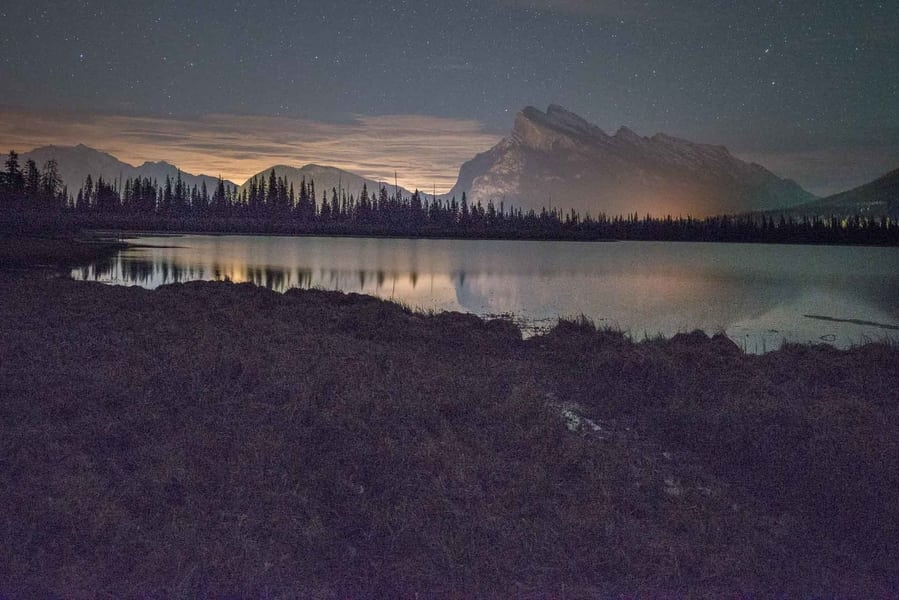
#> input picture bosque_p1.jpg, 899 x 600 px
$ jupyter execute lab2.ipynb   (older library calls are emulated)
#> lines starting #> are read from the running program, lines starting #| are printed output that depends on the picture; after the words box and inside, x2 and y2 are one past the last pixel; in counts of white or black regions, pixels touching at a corner belong together
# Laboratorio 2:

## Librerías

[cell 1]
import cv2
import numpy as np
import tkinter as tk
from tkinter import Tk, filedialog
from matplotlib import pyplot as plt
from mpl_toolkits.mplot3d import Axes3D

## Problema #1:

[cell 2]
def binarizar_imagen(imagen, metodo, umbral_fijo=None):
    """
    Binariza una imagen usando diferentes métodos.
    """
    if metodo == 'otsu':
        _, imagen_binarizada = cv2.threshold(imagen, 0, 255, cv2.THRESH_BINARY + cv2.THRESH_OTSU)
    elif metodo == 'media':
        umbral = np.mean(imagen)
        _, imagen_binarizada = cv2.threshold(imagen, umbral, 255, cv2.THRESH_BINARY)
    elif metodo == 'mediana':
        umbral = np.median(imagen)
        _, imagen_binarizada = cv2.threshold(imagen, umbral, 255, cv2.THRESH_BINARY)
    elif metodo == 'fijo':
        if umbral_fijo is None or not (0 <= umbral_fijo <= 255):
            raise ValueError("El valor de umbral fijo debe estar entre 0 y 255.")
        _, imagen_binarizada = cv2.threshold(imagen, umbral_fijo, 255, cv2.THRESH_BINARY)
    else:
        raise ValueError("Método no reconocido.")
    return imagen_binarizada

[cell 3]
def mostrar_imagen_binarizada(imagen_original, imagen_binarizada, metodo):
    """
    Muestra la imagen original y la imagen binarizada.
    """
    fig, axes = plt.subplots(1, 2, figsize=(8, 4))
    axes[0].imshow(imagen_original, cmap='gray')
    axes[0].set_title('Imagen Original')
    axes[0].axis('off')

    axes[1].imshow(imagen_binarizada, cmap='gray')
    axes[1].set_title(f'Imagen Binarizada - Método: {metodo}')
    axes[1].axis('off')

    plt.tight_layout()
    plt.show()

[cell 4]
def binarizar_imagen_interactivo():
    """
    Binariza una imagen después de preguntar al usuario sobre las características de la imagen.
    """
    # Seleccionar la imagen
    root = tk.Tk()
    root.withdraw()
    ruta_imagen = filedialog.askopenfilename(
        title="Seleccione una imagen",
        filetypes=[("Archivos de imagen", "*.jpg *.jpeg *.png *.bmp *.gif")]
    )

    # Verificar si se seleccionó una imagen
    if not ruta_imagen:
        print("No se seleccionó ninguna imagen.")
        return

    imagen = cv2.imread(ruta_imagen, cv2.IMREAD_GRAYSCALE)

    if imagen is None:
        print("Error al cargar la imagen. Verifica la ruta.")
        return

    print("Características de la imagen:")
    print("1. Contraste alto (objetos bien definidos, fondo oscuro)")
    print("2. Contraste bajo (objetos poco definidos, fondo similar)")
    print("3. Ruido presente (granulado o puntos aleatorios)")
    print("4. Prefiero especificar un umbral fijo")

    while True:
        try:
            opcion = int(input("Selecciona la opción que mejor describe tu imagen (1-4): "))
            if 1 <= opcion <= 4:
                break
            else:
                print("Opción inválida. Ingresa un número del 1 al 4.")
        except ValueError:
            print("Entrada inválida. Por favor, ingresa un número.")

    if opcion == 4:  # Método fijo
        while True:
            try:
                umbral_fijo = int(input("Ingresa el valor de umbral fijo (0-255): "))
                if 0 <= umbral_fijo <= 255:
                    break
                else:
                    print("Valor de umbral inválido. Ingresa un número entre 0 y 255.")
            except ValueError:
                print("Entrada inválida. Por favor, ingresa un número.")

        metodo = "fijo"
        imagen_binarizada = binarizar_imagen(imagen, metodo, umbral_fijo=umbral_fijo)
    else:
        metodos = ["otsu", "media", "mediana"]
        metodo = metodos[opcion - 1]
        imagen_binarizada = binarizar_imagen(imagen, metodo)

    # Mostrar el método utilizado en la imagen binarizada
    print(f"Método utilizado: {metodo}")

    mostrar_imagen_binarizada(imagen, imagen_binarizada, metodo)

### Instrucciones

- **Selecciona una Imagen:** Aparecerá un cuadro de diálogo para seleccionar la imagen que deseas binarizar.
- **Selecciona el Método de Binarización:** Elige el método que mejor describe la imagen:
    * 1: Contraste alto (Otsu)
    * 2: Contraste bajo (Media)
    * 3: Ruido presente (Mediana)
    * 4: Especificar umbral fijo
Si seleccionas el método fijo: Introduce el valor de umbral fijo (0-255).
- **Ver Resultados:** Después de seleccionar el método y ajustar el umbral si es necesario, el script mostrará la imagen original y la imagen binarizada utilizando el método elegido.

[cell 5]
binarizar_imagen_interactivo()
#> the answer given: bosque_p1.jpg
#> in binarizar_imagen_interactivo, `imagen = cv2.imread(ruta_imagen, cv2.IMREAD_GRAYSCALE)`:
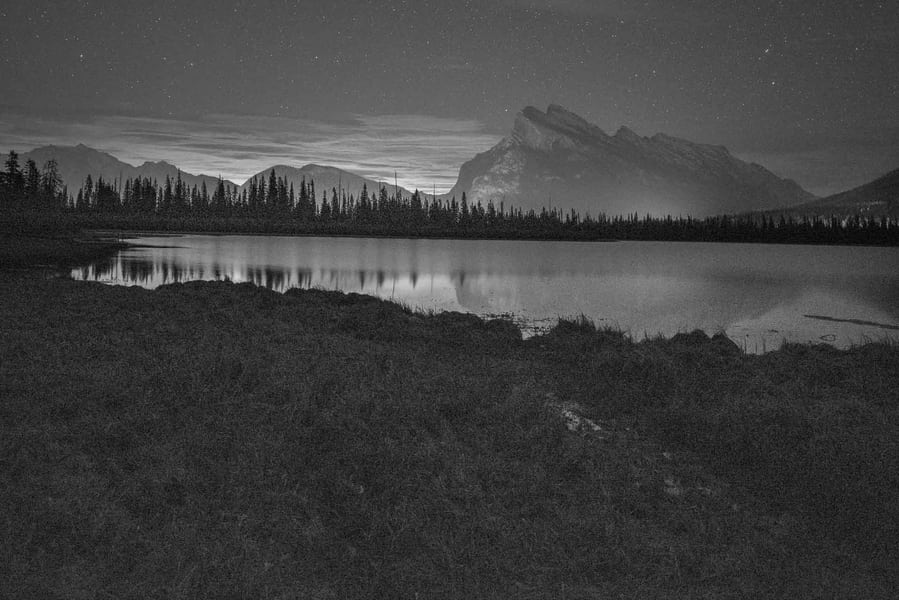
#> imagen: shape (600, 899); min 0, max 241, mean 65.3
#> the loop in binarizar_imagen_interactivo, `while True:` made 1 pass; the answer given on pass 1: 1
#> in binarizar_imagen, `_, imagen_binarizada = cv2.threshold(imagen, 0, 255, cv2.THRESH_BINARY..`:
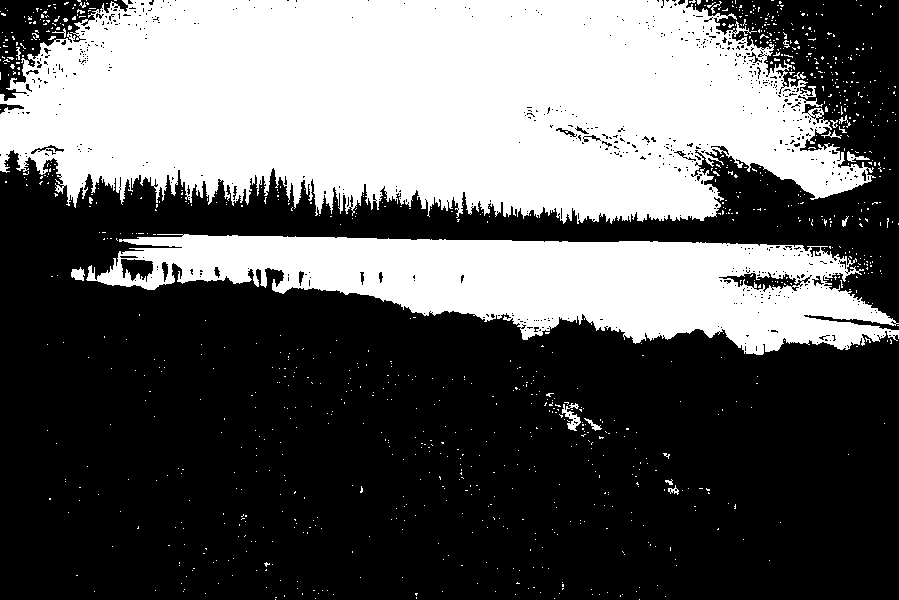
#> imagen_binarizada: shape (600, 899); 37.9% white; 1036 white regions (1016 under 20 px), largest, box (x1, y1, x2, y2) and area: (0, 0, 876, 224) 147852, (86, 234, 899, 355) 52934, (562, 403, 581, 431) 226
#> in mostrar_imagen_binarizada, `plt.show()`:
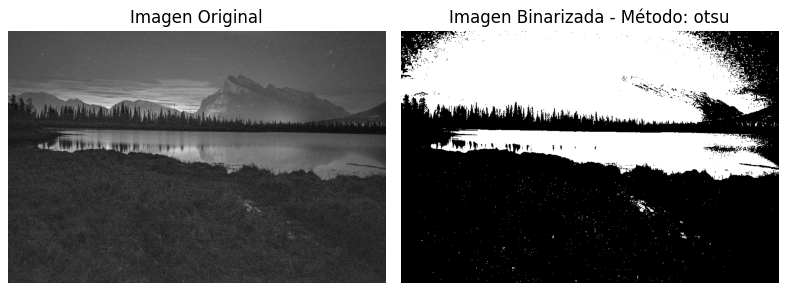
#> figure drawn by matplotlib, 2 panels

[cell 6]
binarizar_imagen_interactivo()
#> the answer given: flor_p4.jpg
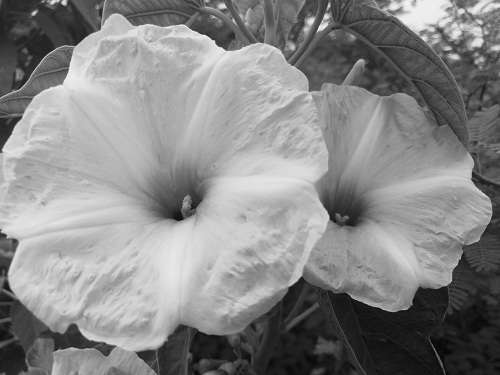
#> input picture flor_p4.jpg, 500 x 375 px
#> in binarizar_imagen_interactivo, imagen is the input picture: shape (375, 500); min 0, max 255, mean 134.8
#> the loop in binarizar_imagen_interactivo (call 2), `while True:` made 1 pass; the answer given on pass 1: 1
#> call 2 of binarizar_imagen, with metodo = 'otsu'
#> in binarizar_imagen (call 2), `_, imagen_binarizada = cv2.threshold(imagen, 0, 255, cv2.THRESH_BINARY..`:
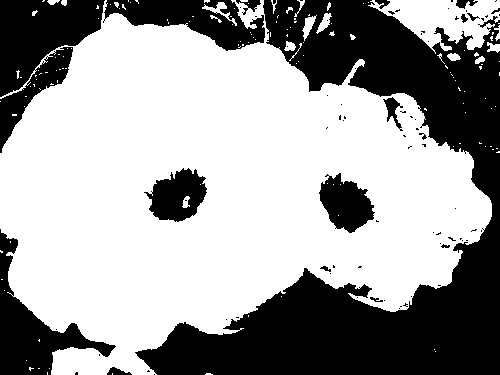
#> imagen_binarizada: shape (375, 500); 62.3% white; 80 black regions (62 under 20 px), largest, box (x1, y1, x2, y2) and area: (135, 0, 500, 375) 48082, (0, 0, 105, 153) 8163, (0, 229, 116, 375) 5051

[cell 7]
binarizar_imagen_interactivo()
#> the answer given: flor_p4.jpg
#> the answer given: flor_p4.jpg
#> the answer given: flor_p4.jpg

## Problema 2:

[cell 8]
def seleccionar_imagen(titulo="Seleccione una imagen"):
    """
    Abre un diálogo para seleccionar una imagen y la carga.
    """
    Tk().withdraw()
    ruta_imagen = filedialog.askopenfilename(
        title=titulo,
        filetypes=[("Archivos de imagen", "*.jpg *.jpeg *.png *.bmp *.gif")]
    )

    if not ruta_imagen:
        print("No se seleccionó ninguna imagen.")
        return None

    imagen = cv2.imread(ruta_imagen)

    if imagen is None:
        print("Error al cargar la imagen. Verifica la ruta.")

    return imagen

[cell 9]
def mostrar_imagenes(imagen1, imagen2, resultado_suma, resultado_resta, resultado_and, resultado_or, resultado_xor):
    """
    Muestra dos imágenes originales y los resultados de las operaciones aritméticas y lógicas.
    """
    fig, axes = plt.subplots(2, 4, figsize=(16, 8))

    # Imagen 1 Original
    axes[0, 0].imshow(cv2.cvtColor(imagen1, cv2.COLOR_BGR2RGB))
    axes[0, 0].set_title('Imagen 1 Original')
    axes[0, 0].axis('off')

    # Imagen 2 Original
    axes[0, 1].imshow(cv2.cvtColor(imagen2, cv2.COLOR_BGR2RGB))
    axes[0, 1].set_title('Imagen 2 Original')
    axes[0, 1].axis('off')

    # Resultado de Suma
    axes[0, 2].imshow(resultado_suma, cmap='gray')
    axes[0, 2].set_title('Suma')
    axes[0, 2].axis('off')

    # Resultado de Resta
    axes[1, 0].imshow(resultado_resta, cmap='gray')
    axes[1, 0].set_title('Resta')
    axes[1, 0].axis('off')

    # Resultado de AND
    axes[1, 1].imshow(resultado_and, cmap='gray')
    axes[1, 1].set_title('AND')
    axes[1, 1].axis('off')

    # Resultado de OR
    axes[1, 2].imshow(resultado_or, cmap='gray')
    axes[1, 2].set_title('OR')
    axes[1, 2].axis('off')

    # Resultado de XOR
    axes[1, 3].imshow(resultado_xor, cmap='gray')
    axes[1, 3].set_title('XOR')
    axes[1, 3].axis('off')

    # Ocultar ejes vacíos en la columna 3
    for ax in axes.flat:
        if not ax.has_data():
            ax.axis('off')

    plt.tight_layout()
    plt.show()

[cell 10]
def obtener_metodo_binarizacion():
    """
    Permite al usuario seleccionar un método de binarización.
    """
    print("Métodos de binarización disponibles:")
    print("1. Otsu")
    print("2. Media")
    print("3. Mediana")
    print("4. Fijo")

    while True:
        try:
            opcion = int(input("Selecciona el método de binarización (1-4): "))
            if opcion in [1, 2, 3, 4]:
                if opcion == 4:
                    while True:
                        try:
                            umbral_fijo = int(input("Ingresa el valor de umbral fijo (0-255): "))
                            if 0 <= umbral_fijo <= 255:
                                return "fijo", umbral_fijo
                            else:
                                print("Valor de umbral inválido. Ingresa un número entre 0 y 255.")
                        except ValueError:
                            print("Entrada inválida. Por favor, ingresa un número.")
                else:
                    metodos = ["otsu", "media", "mediana"]
                    return metodos[opcion - 1], None
            else:
                print("Opción inválida. Ingresa un número del 1 al 4.")
        except ValueError:
            print("Entrada inválida. Por favor, ingresa un número.")

[cell 11]
def realizar_operaciones(imagen1, imagen2):
    """
    Realiza operaciones aritméticas y lógicas entre dos imágenes a color del mismo tamaño.
    """
    if imagen1.shape != imagen2.shape:
        raise ValueError("Las imágenes deben tener el mismo tamaño.")

    # Convertir las imágenes a escala de grises
    imagen1_gray = cv2.cvtColor(imagen1, cv2.COLOR_BGR2GRAY)
    imagen2_gray = cv2.cvtColor(imagen2, cv2.COLOR_BGR2GRAY)

    # Obtener el método de binarización
    metodo, umbral_fijo = obtener_metodo_binarizacion()
#> the loop in obtener_metodo_binarizacion, `while True:` made 1 pass; the answer given on pass 1: 1

    # Binarizar las imágenes
    imagen1_bin = binarizar_imagen(imagen1_gray, metodo, umbral_fijo)
    imagen2_bin = binarizar_imagen(imagen2_gray, metodo, umbral_fijo)

    # Realizar operaciones
    resultado_suma = cv2.add(imagen1_bin, imagen2_bin)
    resultado_resta = cv2.subtract(imagen1_bin, imagen2_bin)
#> resultado_resta: shape (375, 500); every value is 0
    resultado_and = cv2.bitwise_and(imagen1_bin, imagen2_bin)
    resultado_or = cv2.bitwise_or(imagen1_bin, imagen2_bin)
    resultado_xor = cv2.bitwise_xor(imagen1_bin, imagen2_bin)

    # Mostrar resultados
    mostrar_imagenes(imagen1, imagen2, resultado_suma, resultado_resta, resultado_and, resultado_or, resultado_xor)
#> the answer given: flor_p4.jpg

[cell 12]
if __name__ == "__main__":
    imagen1 = seleccionar_imagen("Seleccione la primera imagen")
    imagen2 = seleccionar_imagen("Seleccione la segunda imagen")

    if imagen1 is not None and imagen2 is not None:
        realizar_operaciones(imagen1, imagen2)

# Problema 3:

[cell 13]
def mostrar_imagen_3d(imagen):
    """
    Muestra una imagen en escala de grises en 3 dimensiones.
    Los ejes X e Y representan el dominio espacial de la imagen y el eje Z representa la intensidad del color gris de cada pixel.
    """
    if imagen is None:
        print("La imagen no está cargada.")
        return

    # Crear una malla de coordenadas X e Y
    x = np.arange(imagen.shape[1])
#> x = 500 values from 0 to 499
    y = np.arange(imagen.shape[0])
#> y = 375 values from 0 to 374
    X, Y = np.meshgrid(x, y)

    # Crear la figura y el eje 3D
    fig = plt.figure()
    ax = fig.add_subplot(111, projection='3d')

    # Crear el gráfico 3D
    ax.plot_surface(X, Y, imagen, cmap='gray')
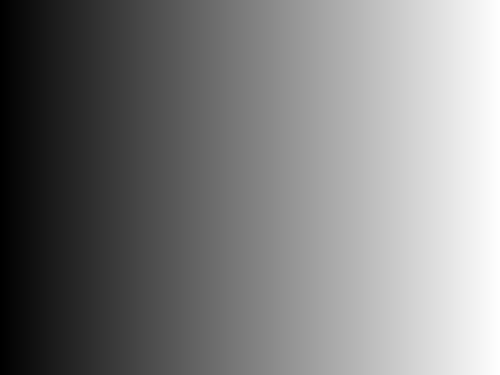
#> X: shape (375, 500) int64; min 0, max 499, mean 249.5; drawn with min black and max white

    # Etiquetas de los ejes
    ax.set_xlabel('Eje X')
    ax.set_ylabel('Eje Y')
    ax.set_zlabel('Intensidad')

    plt.title('Imagen en 3D')
    plt.show()
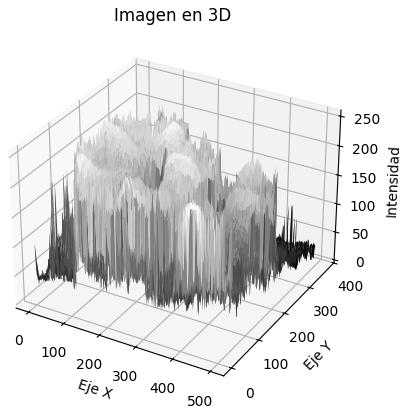
#> figure drawn by matplotlib, 1 panel

[cell 14]
def seleccionar_imagen():
    """
    Permite al usuario seleccionar una imagen en escala de grises.
    """
    # Crear ventana de selección
    root = tk.Tk()
    root.withdraw()

    # Seleccionar la imagen
    ruta_imagen = filedialog.askopenfilename(
        title="Seleccione una imagen",
        filetypes=[("Archivos de imagen", "*.jpg *.jpeg *.png *.bmp")]
    )

    if not ruta_imagen:
        print("No se seleccionó ninguna imagen.")
        return None

    # Leer y convertir la imagen a escala de grises
    imagen = cv2.imread(ruta_imagen, cv2.IMREAD_GRAYSCALE)
    if imagen is None:
        print("Error al cargar la imagen.")
        return None

    return imagen

[cell 15]
# Seleccionar imagen
imagen = seleccionar_imagen()

# Mostrar imagen en 3D
if imagen is not None:
    mostrar_imagen_3d(imagen)

## Problema 4

### Primera forma - función por función

#### Negativa

La transformación negativa invierte los valores de los píxeles.

[cell 16]
def transformar_negativo(imagen):
    """
    Aplica una transformación negativa a la imagen en escala de grises.
    """
    if imagen is None:
        print("La imagen no está cargada.")
        return None

    return 255 - imagen

#### Lineal

La transformación lineal ajusta el contraste de la imagen. Se puede definir como imagen_transf = 𝑎⋅imagen + 𝑏 imagen_transf=a⋅imagen+b, donde 𝑎 y 𝑏 son parámetros ajustables.

[cell 17]
# [14 lines left out: function transformar_lineal, not called in this run]

#### Logarítmica

La transformación logarítmica resalta los valores bajos de intensidad. Se define como imagen_transf = 𝑐⋅log(1 + imagen) imagen_transf=c⋅log(1+imagen), donde 𝑐 es un parámetro de escala.

[cell 18]
# [14 lines left out: function transformar_logaritmica, not called in this run]

#### Exponencial

La transformación exponencial resalta los valores altos de intensidad. Se define como imagen_transf = 𝑐⋅(𝑒^(imagen/𝑏) − 1), donde 𝑐 y 𝑏 son parámetros de escala.

[cell 19]
# [14 lines left out: function transformar_exponencial, not called in this run]

#### Mostrar imágenes

[cell 20]
def mostrar_imagen_transformada(imagen_original, imagen_transformada, metodo):
    """
    Muestra la imagen original y la imagen transformada.
    """
    fig, axes = plt.subplots(1, 2, figsize=(8, 4))

    axes[0].imshow(cv2.cvtColor(imagen_original, cv2.COLOR_BGR2RGB), cmap='gray')
    axes[0].set_title('Imagen Original')
    axes[0].axis('off')

    axes[1].imshow(imagen_transformada, cmap='gray')
    axes[1].set_title(f'Imagen {metodo.capitalize()}')
    axes[1].axis('off')

    plt.tight_layout()
    plt.show()

[cell 21]
def aplicar_transformacion_interactiva(imagen):
    """
    Permite al usuario seleccionar y aplicar una transformación a la imagen en escala de grises.
    """
    if imagen is None:
        print("La imagen no está cargada.")
        return

    print("Selecciona la transformación que deseas aplicar:")
    print("1. Negativa")
    print("2. Lineal")
    print("3. Logarítmica")
    print("4. Exponencial")

    while True:
        try:
            opcion = int(input("Selecciona la opción (1-4): "))
            if 1 <= opcion <= 4:
                break
            else:
                print("Opción inválida. Ingresa un número del 1 al 4.")
        except ValueError:
            print("Entrada inválida. Por favor, ingresa un número.")

    if opcion == 1:
        imagen_transf = transformar_negativo(imagen)
        metodo = "Negativa"
    elif opcion == 2:
        a = float(input("Ingresa el valor de 'a' (escala): "))
        b = float(input("Ingresa el valor de 'b' (desplazamiento): "))
        imagen_transf = transformar_lineal(imagen, a, b)
        metodo = "Lineal"
    elif opcion == 3:
        c = float(input("Ingresa el valor de 'c' (escala): "))
        imagen_transf = transformar_logaritmica(imagen, c)
        metodo = "Logarítmica"
    elif opcion == 4:
        c = float(input("Ingresa el valor de 'c' (escala): "))
        b = float(input("Ingresa el valor de 'b' (escalar): "))
        imagen_transf = transformar_exponencial(imagen, c, b)
        metodo = "Exponencial"

    if imagen_transf is not None:
        mostrar_imagen_transformada(imagen, imagen_transf, metodo)

#### Uso

##### Instrucciones

1. **Seleccionar la Imagen:**
   Usa la función `seleccionar_imagen()` para abrir un diálogo de selección de archivos y elegir la imagen que deseas procesar.
2. **Aplicar Transformaciones Interactivas:**
   Una vez que hayas seleccionado la imagen, llama a la función `aplicar_transformacion_interactiva(imagen)` para iniciar el proceso interactivo de aplicación de transformaciones.
La función `aplicar_transformacion_interactiva` te pedirá que elijas entre diferentes tipos de transformaciones y te permitirá ingresar los parámetros necesarios para cada una. Aquí están los detalles:

1. **Transformación Negativa**
   - **Descripción:** Invertir los valores de los píxeles de la imagen.
   - **Parámetros:** No se requieren parámetros adicionales.

2. **Transformación Lineal**
   - **Descripción:** Ajusta la intensidad de los píxeles mediante una transformación lineal.
   - **Parámetros:**
     - **`a` (pendiente):** 1.0 a 1.5 (Aumenta el contraste. Valores más altos aumentan el contraste).
     - **`b` (intersección):** 0 a 50 (Desplaza los valores de los píxeles a lo largo del eje de intensidad).

3. **Transformación Logarítmica**
   - **Descripción:** Comprime los valores de los píxeles, haciendo que los detalles oscuros sean más visibles.
   - **Parámetros:**
     - **`c` (constante de escala):** 1 a 5 (Aumenta la visibilidad de los detalles oscuros. Valores más altos aumentan el efecto).

4. **Transformación Exponencial**
   - **Descripción:** Aumenta el contraste en áreas oscuras y expande las áreas claras.
   - **Parámetros:**
     - **`c` (constante de escala):** 1 a 5 (Aumenta el contraste en las áreas oscuras).
     - **`b` (base de la exponencial):** 1.1 a 1.5 (Controla la intensidad del efecto exponencial. Evita valores demasiado altos para evitar que la imagen se vuelva blanca).

[cell 22]
# Seleccionar imagen
imagen = seleccionar_imagen()
#> the answer given: flor_p4.jpg

# Aplicar transformación interactiva
if imagen is not None:
    aplicar_transformacion_interactiva(imagen)
#> the loop in aplicar_transformacion_interactiva, `while True:` made 1 pass; the answer given on pass 1: 1
#> in transformar_negativo, `return 255 - imagen`:
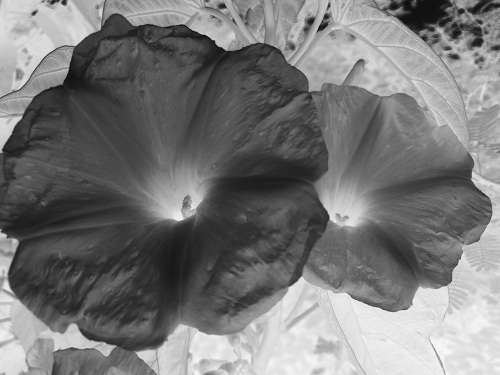
#> returned value: shape (375, 500); min 0, max 255, mean 120.2

[cell 23]
imagen = seleccionar_imagen()
#> the answer given: flor_p4.jpg

# Aplicar transformación interactiva
if imagen is not None:
    aplicar_transformacion_interactiva(imagen)
#> the loop in aplicar_transformacion_interactiva (call 2), `while True:` made 1 pass; the answer given on pass 1: 1

[cell 24]
imagen = seleccionar_imagen()
#> the answer given: flor_p4.jpg
